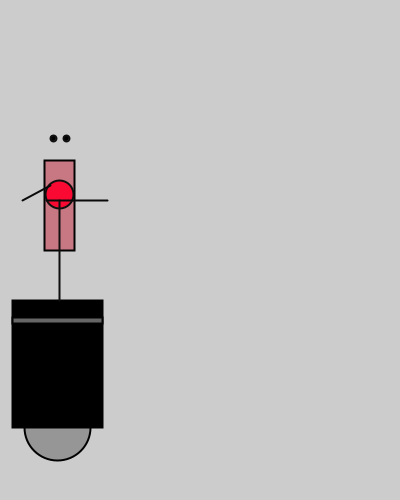
Frame 1 (no input)
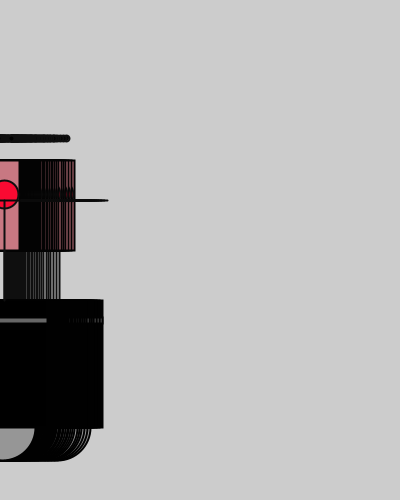
Frame 60 (the mouse pressed at the canvas centre just before this capture)
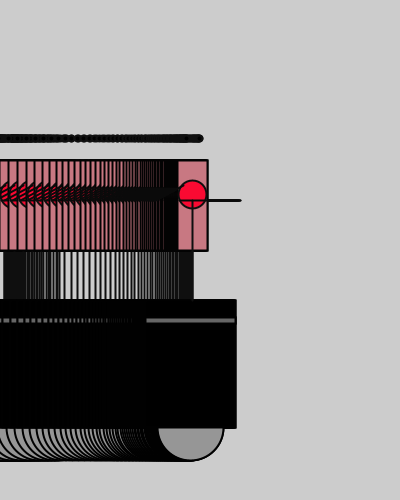
Frame 120 (the mouse held since frame 60 and released just before this capture)

The Processing sketch that drew these frames (run headless with seeded random() and noise(); from frame 60 on, the mouse is pressed at the canvas centre):

// Processing sketch: processing_57930
// ── processing_57930.pde

float x = 60; // x-coordinate
float y = 460; // y-coordinate
int radius = 50; //head
int bodyHeight = 160;
int neckHeight = 50; // Neck Height
float easing = 0.05;
void setup (){
size(400,500);
smooth();
strokeWeight(2);
ellipseMode(RADIUS);
}
void draw (){
  int targetX= mouseX;
  x+= (targetX - x) *easing;
  if (keyPressed) {
    neckHeight = 30;
    bodyHeight = 60;
  }
  
  float ny=y-bodyHeight-neckHeight-radius;
 
  //body
stroke(1);
fill(150);
ellipse(x, y-33, 33, 33);
fill(0);
rect(x-45, y-bodyHeight, 90, bodyHeight-33);
fill(102);
rect(x-45, y-bodyHeight+17, 90, 6);
//middle
stroke (3);
fill (200, 120, 130);
rect (x-13,y-300, 30, 90);
//head and neck
stroke (15);
fill (250,10,50);
ellipse (x+2, ny-6, 14, 14);
line(x+2, y-bodyHeight, x+2, ny);
//eyes
fill(0);
ellipse(x-4, ny-62, 3, 3);
ellipse(x+9, ny-62, 3, 3);
//arms
stroke(10);
fill(30);
line(x-35,ny,x-7,ny-15);
line (x+50, ny, x-11, ny);

}
